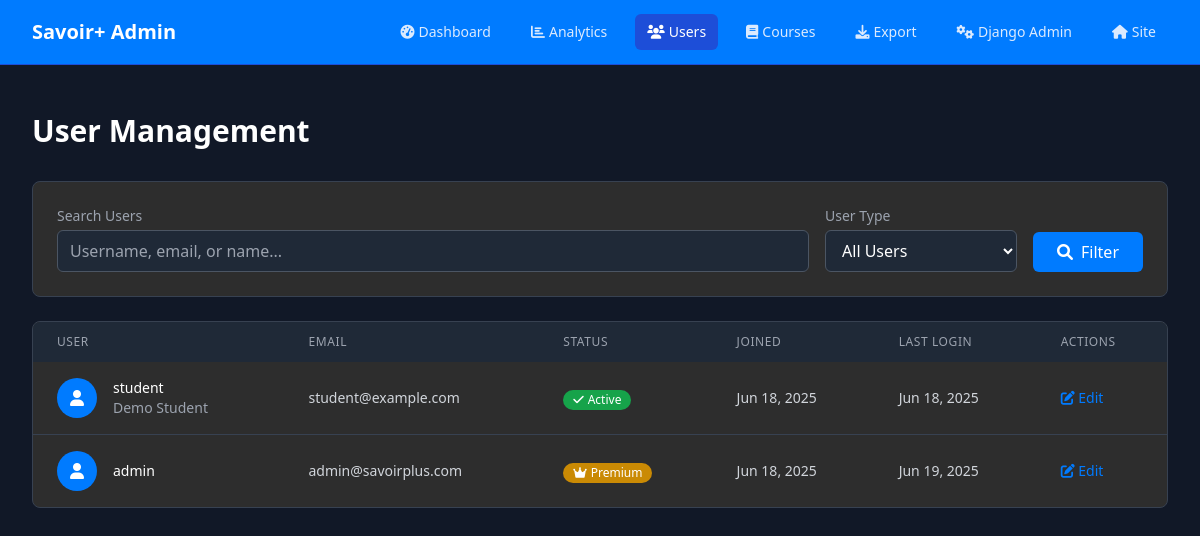
/manage/users/ (signed in), run on an earlier commit of the app's database.
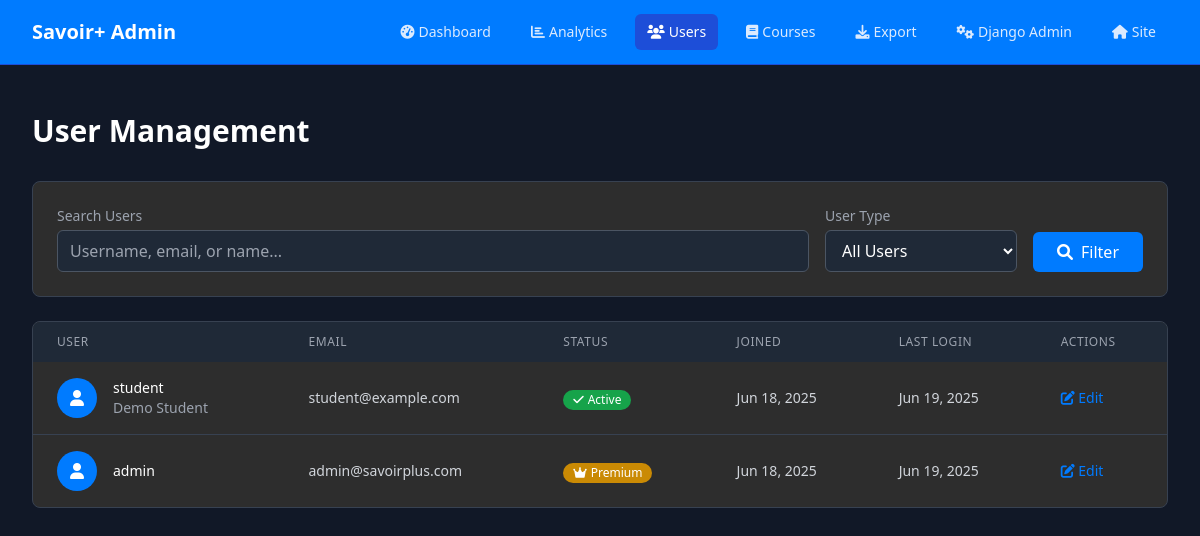
And on a later commit of the database.
### lms/models.py (models this page shows, shortened)
class User(AbstractUser):
    is_paid_user = models.BooleanField(default=False, verbose_name=_('Is Paid User'))
    trial_start_date = models.DateTimeField(auto_now_add=True, verbose_name=_('Trial Start Date'))
    trial_end_date = models.DateTimeField(blank=True, null=True, verbose_name=_('Trial End Date'))
    def save(self, *args, **kwargs):
        if not self.trial_start_date:
            from django.utils import timezone
            self.trial_start_date = timezone.now()
        if not self.trial_end_date and self.trial_start_date:
            self.trial_end_date = self.trial_start_date + timedelta(days=15)
        super().save(*args, **kwargs)

### lms/views.py (the view, shortened to what this page needs)
# urls.py: path('manage/users/', views.admin_user_management, name='admin_user_management'),
@staff_member_required
def admin_user_management(request):
    users = User.objects.all().order_by('-date_joined')
    search_query = request.GET.get('search', '')
    paginator = Paginator(users, 25)
    page_number = request.GET.get('page')
    users = paginator.get_page(page_number)
    context = {
        'users': users,
        'search_query': search_query,
        'total_users': User.objects.count(),
        'active_users': User.objects.filter(is_active=True).count(),
        'paid_users': User.objects.filter(is_paid_user=True).count(),
    }
    return render(request, 'admin/user_management.html', context)

### templates/admin/user_management.html (shortened to what this page needs)
<!DOCTYPE html>
<html lang="en">
<head>
    <script src="https://cdn.tailwindcss.com"></script>
    <link rel="stylesheet" href="https://cdnjs.cloudflare.com/ajax/libs/font-awesome/6.0.0/css/all.min.css">
</head>
<body class="bg-gray-900 text-white">
    <nav class="bg-primary border-b border-blue-700">
        <div class="max-w-7xl mx-auto px-4 sm:px-6 lg:px-8">
            <div class="flex justify-between h-16">
                <div class="flex items-center">
                    <h1 class="text-xl font-bold text-white">Savoir+ Admin</h1>
                </div>
                <div class="flex items-center space-x-4">
                    <a href="/manage/" class="px-3 py-2 rounded-md text-sm font-medium text-blue-100 hover:bg-blue-700">
                        <i class="fas fa-tachometer-alt mr-1"></i>Dashboard
                    </a>
                    <a href="/manage/analytics/" class="px-3 py-2 rounded-md text-sm font-medium text-blue-100 hover:bg-blue-700">
                        <i class="fas fa-chart-bar mr-1"></i>Analytics
                    </a>
                    <a href="/manage/users/" class="px-3 py-2 rounded-md text-sm font-medium bg-blue-700 text-white">
                        <i class="fas fa-users mr-1"></i>Users
                    </a>
                    <a href="/manage/courses/" class="px-3 py-2 rounded-md text-sm font-medium text-blue-100 hover:bg-blue-700">
                        <i class="fas fa-book mr-1"></i>Courses
                    </a>
                    <a href="/manage/export/" class="px-3 py-2 rounded-md text-sm font-medium text-blue-100 hover:bg-blue-700">
                        <i class="fas fa-download mr-1"></i>Export
                    </a>
                    <a href="/admin/" class="px-3 py-2 rounded-md text-sm font-medium text-blue-100 hover:bg-blue-700">
                        <i class="fas fa-cogs mr-1"></i>Django Admin
                    </a>
                    <a href="/" class="px-3 py-2 rounded-md text-sm font-medium text-blue-100 hover:bg-blue-700">
                        <i class="fas fa-home mr-1"></i>Site
                    </a>
                </div>
            </div>
        </div>
    </nav>
    <div class="max-w-7xl mx-auto py-6 sm:px-6 lg:px-8">
        <div class="px-4 py-6 sm:px-0">
            <h1 class="text-3xl font-bold text-white mb-8">User Management</h1>
            <div class="bg-dark-card rounded-lg p-6 border border-gray-700 mb-6">
                <form method="get" class="flex flex-wrap gap-4">
                    <div class="flex-1 min-w-64">
                        <label class="block text-sm font-medium text-gray-400 mb-1">Search Users</label>
                        <input type="text" name="search" value="{{ search }}"
                               placeholder="Username, email, or name..."
                               class="w-full px-3 py-2 bg-gray-800 border border-gray-600 rounded-md text-white focus:outline-none focus:ring-2 focus:ring-primary">
                    </div>
                    <div class="min-w-48">
                        <label class="block text-sm font-medium text-gray-400 mb-1">User Type</label>
                        <select name="type" class="w-full px-3 py-2 bg-gray-800 border border-gray-600 rounded-md text-white focus:outline-none focus:ring-2 focus:ring-primary">
                            <option value="all" {% if user_type == 'all' %}selected{% endif %}>All Users</option>
                        </select>
                    </div>
                    <div class="flex items-end">
                        <button type="submit" class="px-6 py-2 bg-primary text-white rounded-md hover:bg-blue-600 focus:outline-none focus:ring-2 focus:ring-primary">
                            <i class="fas fa-search mr-2"></i>Filter
                        </button>
                    </div>
                </form>
            </div>
            <div class="bg-dark-card rounded-lg border border-gray-700 overflow-hidden">
                <div class="overflow-x-auto">
                    <table class="w-full">
                        <thead class="bg-gray-800">
                            <tr>
                                <th class="px-6 py-3 text-left text-xs font-medium text-gray-400 uppercase tracking-wider">User</th>
                                <th class="px-6 py-3 text-left text-xs font-medium text-gray-400 uppercase tracking-wider">Email</th>
                                <th class="px-6 py-3 text-left text-xs font-medium text-gray-400 uppercase tracking-wider">Status</th>
                                <th class="px-6 py-3 text-left text-xs font-medium text-gray-400 uppercase tracking-wider">Joined</th>
                                <th class="px-6 py-3 text-left text-xs font-medium text-gray-400 uppercase tracking-wider">Last Login</th>
                                <th class="px-6 py-3 text-left text-xs font-medium text-gray-400 uppercase tracking-wider">Actions</th>
                            </tr>
                        </thead>
                        <tbody class="divide-y divide-gray-700">
                            {% for user in users %}
                            <tr class="hover:bg-gray-800">
                                <td class="px-6 py-4 whitespace-nowrap">
                                    <div class="flex items-center">
                                        <div class="w-10 h-10 bg-primary rounded-full flex items-center justify-center">
                                            <i class="fas fa-user text-white"></i>
                                        </div>
                                        <div class="ml-4">
                                            <div class="text-sm font-medium text-white">{{ user.username }}</div>
                                            <div class="text-sm text-gray-400">{{ user.first_name }} {{ user.last_name }}</div>
                                        </div>
                                    </div>
                                </td>
                                <td class="px-6 py-4 whitespace-nowrap text-sm text-gray-300">{{ user.email }}</td>
                                <td class="px-6 py-4 whitespace-nowrap">
                                    {% if user.is_paid_user %}
                                    <span class="inline-flex items-center px-2.5 py-0.5 rounded-full text-xs font-medium bg-yellow-600 text-white">
                                        <i class="fas fa-crown mr-1"></i>Premium
                                    </span>
                                    {% elif user.is_active %}
                                    <span class="inline-flex items-center px-2.5 py-0.5 rounded-full text-xs font-medium bg-green-600 text-white">
                                        <i class="fas fa-check mr-1"></i>Active
                                    </span>
                                    {% else %}
                                    <span class="inline-flex items-center px-2.5 py-0.5 rounded-full text-xs font-medium bg-red-600 text-white">
                                        <i class="fas fa-times mr-1"></i>Inactive
                                    </span>
                                    {% endif %}
                                </td>
                                <td class="px-6 py-4 whitespace-nowrap text-sm text-gray-300">{{ user.date_joined|date:"M d, Y" }}</td>
                                <td class="px-6 py-4 whitespace-nowrap text-sm text-gray-300">
                                    {% if user.last_login %}
                                        {{ user.last_login|date:"M d, Y" }}
                                    {% else %}
                                        Never
                                    {% endif %}
                                </td>
                                <td class="px-6 py-4 whitespace-nowrap text-sm font-medium">
                                    <a href="/admin/lms/user/{{ user.id }}/change/" class="text-primary hover:text-blue-400 mr-3">
                                        <i class="fas fa-edit"></i> Edit
                                    </a>
                                </td>
                            </tr>
                            {% empty %}
                            <tr>
                                <td colspan="6" class="px-6 py-4 text-center text-gray-400">No users found</td>
                            </tr>
                            {% endfor %}
                        </tbody>
                    </table>
                </div>
            </div>
        </div>
    </div>
</body>
</html>

What changed in the data, as far as the page shows it:
changed User "student": last_login "Jun 18, 2025" → "Jun 19, 2025"
